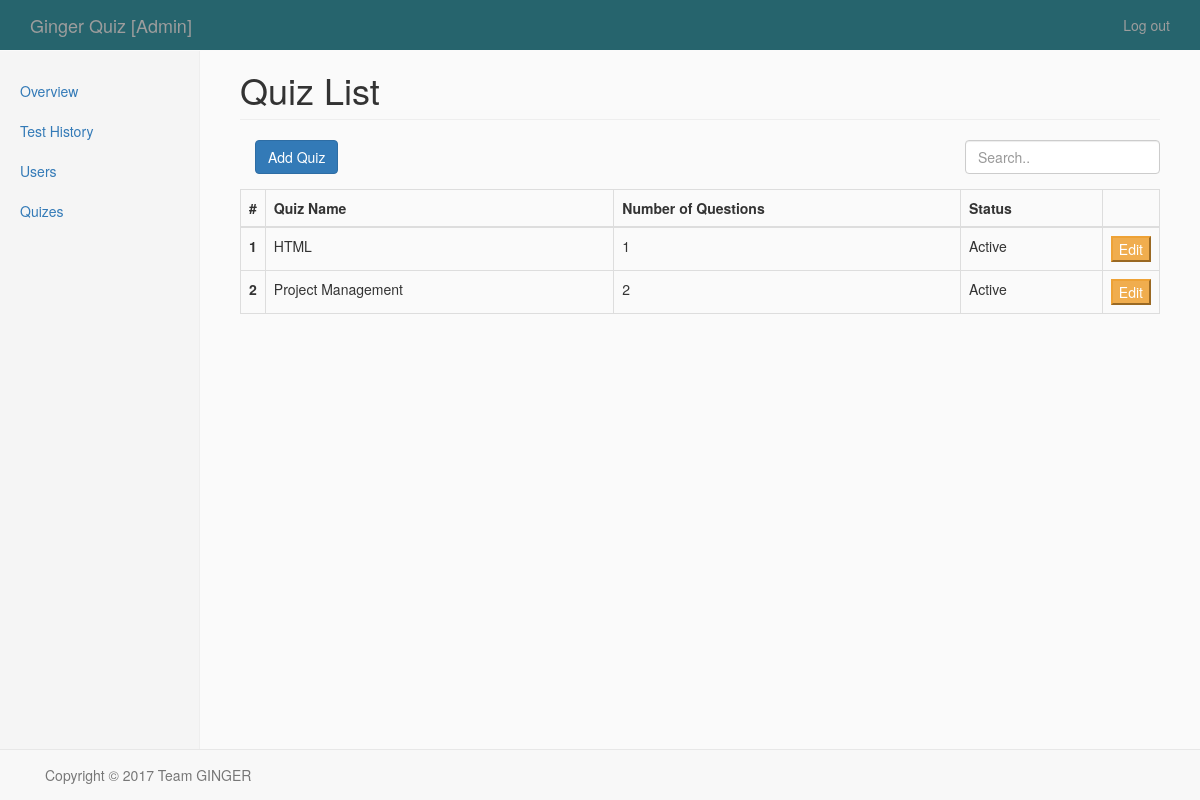
The app's page /admin/category_admin.php with its own data.
### tables this page shows
CREATE TABLE IF NOT EXISTS `category` (
  `categoryID` int(100) NOT NULL,
  `categoryName` varchar(50) NOT NULL,
  `categoryDesc` varchar(250) NOT NULL,
  `thumbnail` varchar(150) NOT NULL,
  `status` tinyint(2) NOT NULL DEFAULT 0
);

### model/query/db_category.php (called while the page is built, shortened)
<?php
function get_all_categories() {
    global $db;
    $query = 'SELECT * FROM CATEGORY
              ORDER BY categoryName';
    $statement = $db->prepare($query);
    $statement->execute();
    $allcategory = $statement->fetchAll();
    return $allcategory;
}
?>

### admin/category_admin.php (the view, shortened to what this page needs)
<?php
require('../model/database.php');
require('../model/query/db_category.php');
$allCategories = get_all_categories();
include('../view/header.php');
include('../view/admin_menu_bar.php');
?>
<div class="container-fluid">
    <div class="row">
        <?php include 'admin_side_menu.php'; ?>
        <div class="col-sm-9 col-sm-offset-3 col-md-10 col-md-offset-2 main">
            <h1 class="page-header">Quiz List</h1>
            <div class="form-group">
                <div class="col-xs-6 col-sm-6 col-lg-8">
                    <form role="form" action="add_category_admin.php" method="POST">
                        <button class="btn btn-primary" type="submit" style="top:10px; left:50px;" >Add Quiz</button>
                    </form>
                </div>
            </div>
            <div class="form-group pull-right">
                <input type="text" class="search form-control" placeholder="Search..">
            </div>
            <span class="counter pull-right"></span>
            <table class="table table-hover table-bordered results">
                <thead>
                    <tr>
                        <th>#</th>
                        <th class="col-md-5 col-xs-5">Quiz Name</th>
                        <th class="col-md-5 col-xs-5">Number of Questions</th>
                        <th class="col-md-5 col-xs-5">Status</th>
                        <th class="col-md-5 col-xs-5"></th>
                    </tr>
                </thead>
                <tbody>
                    <?php $i = 1;
                    foreach ($allCategories as $category) : ?>
                        <tr>
                            <th scope="row"><?php echo $i; ?></th>
                            <td><?php echo $category['categoryName']; ?></td>
                            <td class="category_id_cell"><?php echo ($category['categoryID']); ?></td>
                           <td> <?php  if($category['status']==0){ echo 'Active'; }else{ echo 'Deactive';}; ?> </td>
                            <td>
                                <form action="edit_category_list.php" method="post">
                                    <input class="btn-warning" type="submit" name="edit_category" value="Edit">
                                </form>
                            </td>
                        </tr>
                    <?php $i++; endforeach; ?>
                </tbody>
            </table>
        </div>
    </div>
</div>
<?php include '../view/footer.php'; ?>

### css/search_bar.css (style rules this page uses)
.counter { padding:8px; color:#ccc; }

### css/dashboard.css (style rules this page uses)
body { padding-top: 50px; padding-bottom: 70px; background: #FAFAFA; }
.main { padding: 20px; }
@media (min-width: 768px) { .main { padding-right: 40px; padding-left: 40px; } }
.main .page-header { margin-top: 0; }

### records on screen
category: categoryName "HTML", categoryID "1", status "Active"
category: categoryName "Project Management", categoryID "2", status "Active"
